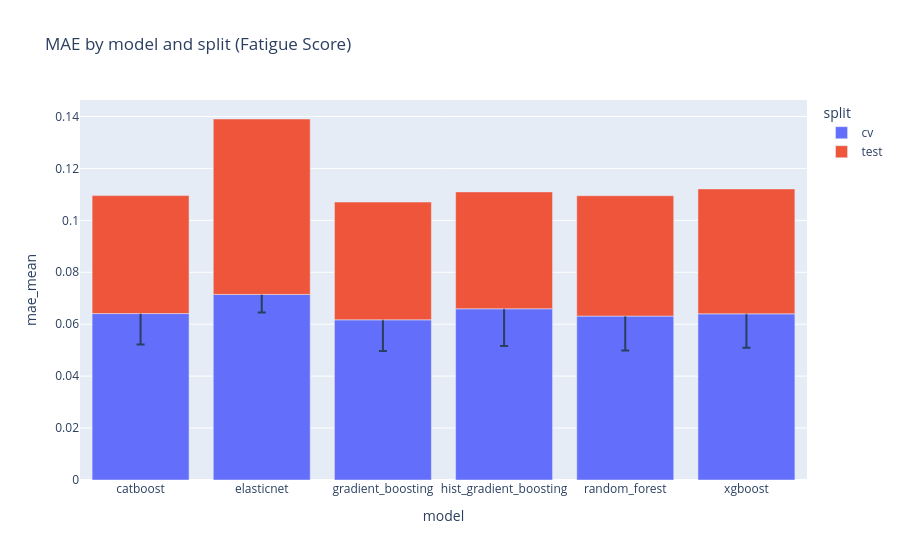
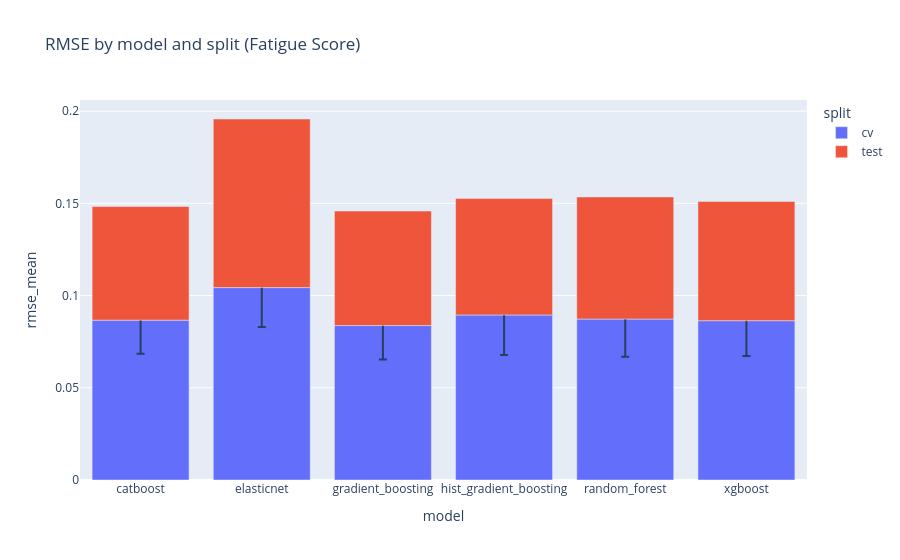
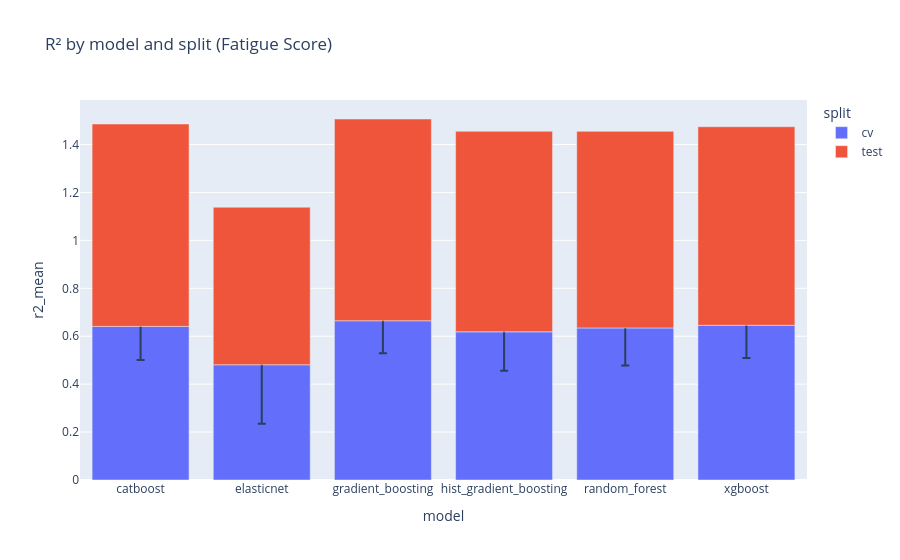

Here is the notebook cell these charts were saved with, in order:
### Markdown cell above
### 2. Metrics Comparison
Charts to compare MAE/RMSE/R² by model and split.

### Code cell
for target, data in experiment_data.items():
    summary_df = data["summary"].copy()
    label = data["target_label"]
    print(f"Target: {label} (Experiment: {data['dir'].name})")

    fig_mae = px.bar(
        summary_df,
        x="model",
        y="mae_mean",
        color="split",
        error_y="mae_std",
        title=f"MAE by model and split ({label})",
    )
    fig_mae.show()

    fig_rmse = px.bar(
        summary_df,
        x="model",
        y="rmse_mean",
        color="split",
        error_y="rmse_std",
        title=f"RMSE by model and split ({label})",
    )
    fig_rmse.show()

    fig_r2 = px.bar(
        summary_df,
        x="model",
        y="r2_mean",
        color="split",
        error_y="r2_std",
        title=f"R² by model and split ({label})",
    )
    fig_r2.show()

### Figure 1 — Plotly figure (JSON) as saved in the notebook; plotly's stock layout.template omitted (floating-point values rounded to 4 significant figures)
{"data": [{"error_y": {"array": [0.01188, 0.006956, 0.01204, 0.01431, 0.01328, 0.01308]}, "hovertemplate": "split=cv<br>model=%{x}<br>mae_mean=%{y}<extra></extra>", "legendgroup": "cv", "marker": {"color": "#636efa", "pattern": {"shape": ""}}, "name": "cv", "orientation": "v", "showlegend": true, "textposition": "auto", "type": "bar", "x": ["catboost", "elasticnet", "gradient_boosting", "hist_gradient_boosting", "random_forest", "xgboost"], "xaxis": "x", "y": [0.0641, 0.07147, 0.06169, 0.06594, 0.06313, 0.064], "yaxis": "y"}, {"error_y": {"array": [NaN, NaN, NaN, NaN, NaN, NaN]}, "hovertemplate": "split=test<br>model=%{x}<br>mae_mean=%{y}<extra></extra>", "legendgroup": "test", "marker": {"color": "#EF553B", "pattern": {"shape": ""}}, "name": "test", "orientation": "v", "showlegend": true, "textposition": "auto", "type": "bar", "x": ["catboost", "elasticnet", "gradient_boosting", "hist_gradient_boosting", "random_forest", "xgboost"], "xaxis": "x", "y": [0.04543, 0.06756, 0.04536, 0.04502, 0.04636, 0.04812], "yaxis": "y"}], "layout": {"barmode": "relative", "legend": {"title": {"text": "split"}, "tracegroupgap": 0}, "title": {"text": "MAE by model and split (Fatigue Score)"}, "xaxis": {"anchor": "y", "domain": [0, 1], "title": {"text": "model"}}, "yaxis": {"anchor": "x", "domain": [0, 1], "title": {"text": "mae_mean"}}}}

### Figure 2 — Plotly figure (JSON) as saved in the notebook; plotly's stock layout.template omitted (floating-point values rounded to 4 significant figures)
{"data": [{"error_y": {"array": [0.01822, 0.02136, 0.01843, 0.02171, 0.02044, 0.01911]}, "hovertemplate": "split=cv<br>model=%{x}<br>rmse_mean=%{y}<extra></extra>", "legendgroup": "cv", "marker": {"color": "#636efa", "pattern": {"shape": ""}}, "name": "cv", "orientation": "v", "showlegend": true, "textposition": "auto", "type": "bar", "x": ["catboost", "elasticnet", "gradient_boosting", "hist_gradient_boosting", "random_forest", "xgboost"], "xaxis": "x", "y": [0.08666, 0.1043, 0.08373, 0.08947, 0.08727, 0.08638], "yaxis": "y"}, {"error_y": {"array": [NaN, NaN, NaN, NaN, NaN, NaN]}, "hovertemplate": "split=test<br>model=%{x}<br>rmse_mean=%{y}<extra></extra>", "legendgroup": "test", "marker": {"color": "#EF553B", "pattern": {"shape": ""}}, "name": "test", "orientation": "v", "showlegend": true, "textposition": "auto", "type": "bar", "x": ["catboost", "elasticnet", "gradient_boosting", "hist_gradient_boosting", "random_forest", "xgboost"], "xaxis": "x", "y": [0.06159, 0.0914, 0.0621, 0.06312, 0.0662, 0.06465], "yaxis": "y"}], "layout": {"barmode": "relative", "legend": {"title": {"text": "split"}, "tracegroupgap": 0}, "title": {"text": "RMSE by model and split (Fatigue Score)"}, "xaxis": {"anchor": "y", "domain": [0, 1], "title": {"text": "model"}}, "yaxis": {"anchor": "x", "domain": [0, 1], "title": {"text": "rmse_mean"}}}}

### Figure 3 — Plotly figure (JSON) as saved in the notebook; plotly's stock layout.template omitted (floating-point values rounded to 4 significant figures)
{"data": [{"error_y": {"array": [0.1404, 0.2465, 0.136, 0.1625, 0.1571, 0.1363]}, "hovertemplate": "split=cv<br>model=%{x}<br>r2_mean=%{y}<extra></extra>", "legendgroup": "cv", "marker": {"color": "#636efa", "pattern": {"shape": ""}}, "name": "cv", "orientation": "v", "showlegend": true, "textposition": "auto", "type": "bar", "x": ["catboost", "elasticnet", "gradient_boosting", "hist_gradient_boosting", "random_forest", "xgboost"], "xaxis": "x", "y": [0.641, 0.4808, 0.6645, 0.6184, 0.6345, 0.6455], "yaxis": "y"}, {"error_y": {"array": [NaN, NaN, NaN, NaN, NaN, NaN]}, "hovertemplate": "split=test<br>model=%{x}<br>r2_mean=%{y}<extra></extra>", "legendgroup": "test", "marker": {"color": "#EF553B", "pattern": {"shape": ""}}, "name": "test", "orientation": "v", "showlegend": true, "textposition": "auto", "type": "bar", "x": ["catboost", "elasticnet", "gradient_boosting", "hist_gradient_boosting", "random_forest", "xgboost"], "xaxis": "x", "y": [0.8445, 0.6577, 0.842, 0.8367, 0.8204, 0.8287], "yaxis": "y"}], "layout": {"barmode": "relative", "legend": {"title": {"text": "split"}, "tracegroupgap": 0}, "title": {"text": "R² by model and split (Fatigue Score)"}, "xaxis": {"anchor": "y", "domain": [0, 1], "title": {"text": "model"}}, "yaxis": {"anchor": "x", "domain": [0, 1], "title": {"text": "r2_mean"}}}}
